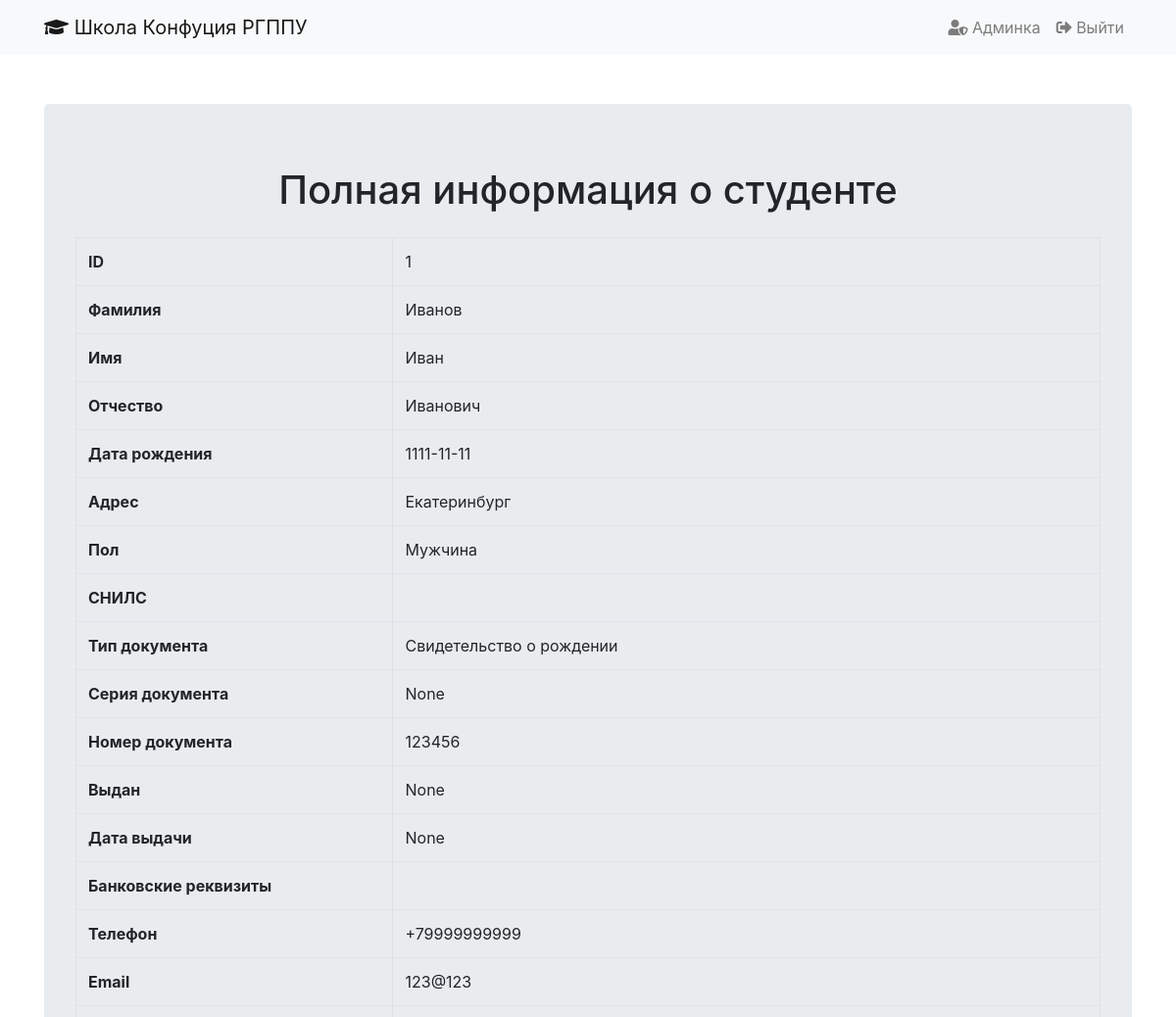
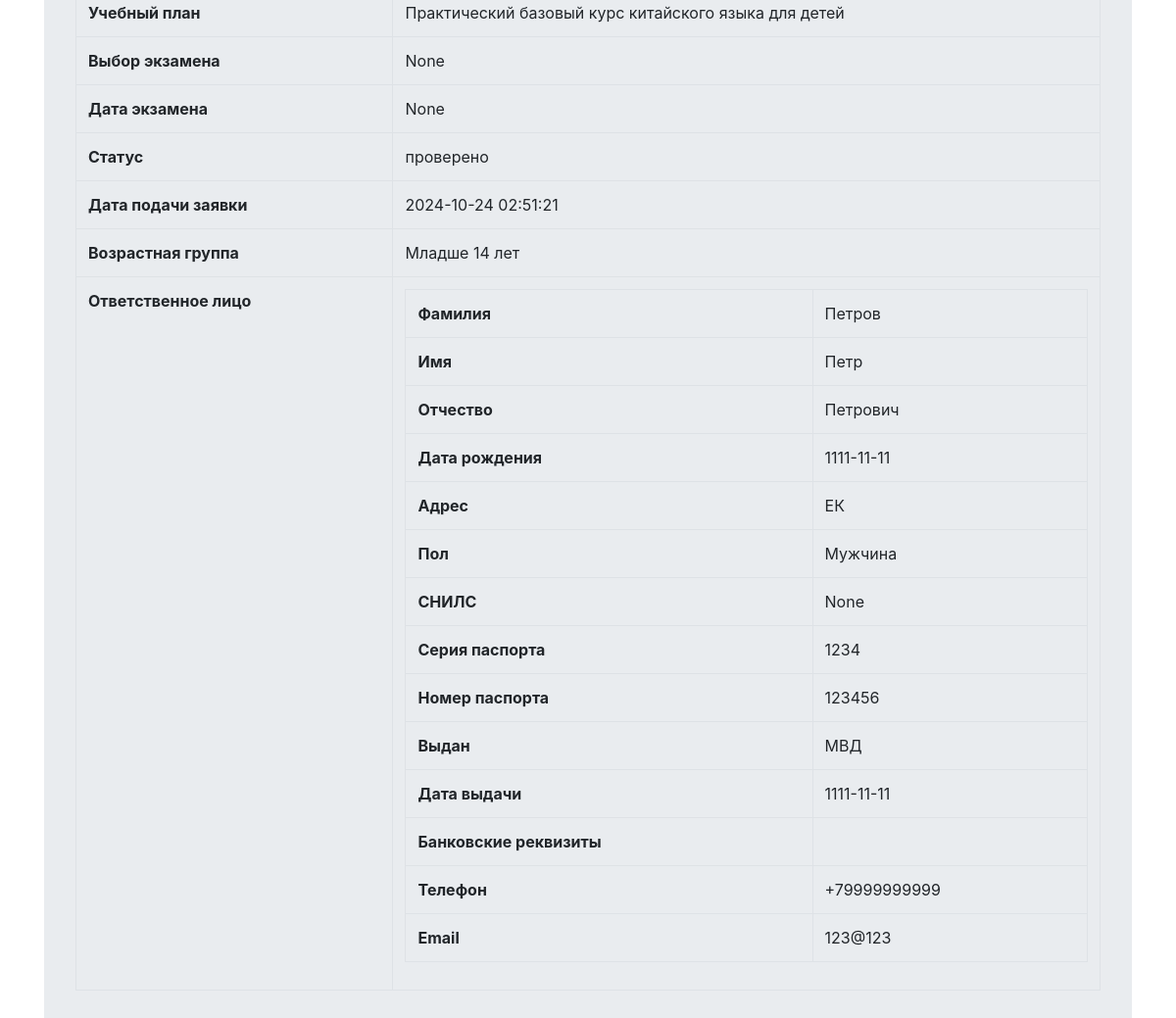
Screenshot of /moderation/students/student/1 (signed in) with the database file from the repository (2 pictures, top to bottom).
### tables this page shows
CREATE TABLE students (
            id INTEGER PRIMARY KEY AUTOINCREMENT,
            last_name TEXT NOT NULL,
            first_name TEXT NOT NULL,
            middle_name TEXT,
            birth_date TEXT NOT NULL,
            address TEXT NOT NULL,
            gender TEXT NOT NULL,
            snils TEXT,
            age_group TEXT NOT NULL,
            id_type TEXT NOT NULL,
            id_serial TEXT,
            id_number TEXT NOT NULL,
            id_issued_by TEXT,
            id_issued_date TEXT,
            bank_details TEXT,
            phone TEXT NOT NULL,
            email TEXT NOT NULL,
            study_plan TEXT NOT NULL,
            exam_selection TEXT,
            exam_date TEXT,
            status TEXT NOT NULL DEFAULT 'на проверке',
            submission_date TEXT NOT NULL
        , file_paths TEXT);

CREATE TABLE representatives (
            id INTEGER PRIMARY KEY AUTOINCREMENT,
            student_id INTEGER NOT NULL,
            last_name TEXT NOT NULL,
            first_name TEXT NOT NULL,
            middle_name TEXT,
            birth_date TEXT NOT NULL,
            address TEXT NOT NULL,
            gender TEXT NOT NULL,
            snils TEXT,
            id_serial TEXT NOT NULL,
            id_number TEXT NOT NULL,
            id_issued_by TEXT NOT NULL,
            id_issued_date TEXT NOT NULL,
            bank_details TEXT,
            phone TEXT NOT NULL,
            email TEXT NOT NULL,
            FOREIGN KEY (student_id) REFERENCES students(id)
        );

### chinaekb-forms.py (the view)
@app.route(BASE_URL + "/<path:file_path>", methods=['GET', 'POST'])
def get_file(file_path):
    return flask.send_from_directory(app.config['UPLOAD_FOLDER'], file_path)

### chinaekb-forms.py (called while the page is built, shortened)
@login_manager.user_loader
def load_user(user_id):
    return User(user_id)

@app.route(BASE_URL + "/moderation/<table_name>/student/<int:student_id>", methods=["GET", "POST"])
@login_required
def student_details(table_name, student_id):
    if request.method == 'GET':
        conn = sqlite3.connect('chinaekb.db')
        c = conn.cursor()
        c.execute(f'SELECT * FROM {table_name} WHERE id = ?', (student_id,))
        student = c.fetchone()
        representative = None
        if student and table_name == 'students':
            c.execute('SELECT * FROM representatives WHERE student_id = ?', (student_id,))
            representative = c.fetchone()
        conn.close()
        if student:
            return render_template("student_details.html", base_url=BASE_URL, student=student, representative=representative, table_name=table_name)
        else:
            return "Студент не найден", 404

### templates/student_details.html (shortened to what this page needs)
{% extends "base.html" %}
{% block content %}
<h1 class="text-center mb-4">Полная информация о студенте</h1>
{% if student[8] == 'under14' or student[8] == 'over14' %}
<table class="table table-bordered table-hover">
    <tr>
        <th>ID</th>
        <td>{{ student[0] }}</td>
    </tr>
    <tr>
        <th>Фамилия</th>
        <td>{{ student[1] }}</td>
    </tr>
    <tr>
        <th>Имя</th>
        <td>{{ student[2] }}</td>
    </tr>
    <tr>
        <th>Отчество</th>
        <td>{{ student[3] }}</td>
    </tr>
    <tr>
        <th>Дата рождения</th>
        <td>{{ student[4] }}</td>
    </tr>
    <tr>
        <th>Адрес</th>
        <td>{{ student[5] }}</td>
    </tr>
    <tr>
        <th>Пол</th>
        <td>
            {% if student[6] == 'male' %}
                {{ 'Мужчина' }}
            {% elif student[6] == 'female' %}
                {{ 'Женщина' }}
            {% endif %}
        </td>
    </tr>
    <tr>
        <th>СНИЛС</th>
        <td>{{ student[7] }}</td>
    </tr>
    <tr>
        <th>Тип документа</th>
        <td>
            {% if student[9] == 'passport' %}
                {{ 'Паспорт' }}
            {% elif student[9] == 'birth certificate' %}
                {{ 'Свидетельство о рождении' }}
            {% endif %}
        </td>
    </tr>
    <tr>
        <th>Серия документа</th>
        <td>{{ student[10] }}</td>
    </tr>
    <tr>
        <th>Номер документа</th>
        <td>{{ student[11] }}</td>
    </tr>
    <tr>
        <th>Выдан</th>
        <td>{{ student[12] }}</td>
    </tr>
    <tr>
        <th>Дата выдачи</th>
        <td>{{ student[13] }}</td>
    </tr>
    <tr>
        <th>Банковские реквизиты</th>
        <td>{{ student[14] }}</td>
    </tr>
    <tr>
        <th>Телефон</th>
        <td>{{ student[15] }}</td>
    </tr>
    <tr>
        <th>Email</th>
        <td>{{ student[16] }}</td>
    </tr>
    <tr>
        <th>Учебный план</th>
        <td>{{ student[17] }}</td>
    </tr>
    <tr>
        <th>Выбор экзамена</th>
        <td>{{ student[18] }}</td>
    </tr>
    <tr>
        <th>Дата экзамена</th>
        <td>{{ student[19] }}</td>
    </tr>
    <tr>
        <th>Статус</th>
        <td>{{ student[20] }}</td>
    </tr>
    <tr>
        <th>Дата подачи заявки</th>
        <td>{{ student[21] }}</td>
    </tr>
    {% if table_name == 'students' %}
        <tr>
            <th>Возрастная группа</th>
            <td>
            {% if student[8] == 'under14' %}
                {{ 'Младше 14 лет' }}
            {% elif student[8] == 'over14' %}
                {{ 'старше 14 лет' }}
            {% endif %}
            </td>
        </tr>
        {% if representative %}
            <tr>
                <th>Ответственное лицо</th>
                <td>
                    <table class="table table-bordered table-hover">
                        <tr>
                            <th>Фамилия</th>
                            <td>{{ representative[2] }}</td>
                        </tr>
                        <tr>
                            <th>Имя</th>
                            <td>{{ representative[3] }}</td>
                        </tr>
                        <tr>
                            <th>Отчество</th>
                            <td>{{ representative[4] }}</td>
                        </tr>
                        <tr>
                            <th>Дата рождения</th>
                            <td>{{ representative[5] }}</td>
                        </tr>
                        <tr>
                            <th>Адрес</th>
                            <td>{{ representative[6] }}</td>
                        </tr>
                        <tr>
                            <th>Пол</th>
                            <td>
                                {% if representative[7] == 'male' %}
                                    {{ 'Мужчина' }}
                                {% elif representative[7] == 'female' %}
                                    {{ 'Женщина' }}
                                {% endif %}
                            </td>
                        </tr>
                        <tr>
                            <th>СНИЛС</th>
                            <td>{{ representative[8] }}</td>
                        </tr>
                        <tr>
                            <th>Серия паспорта</th>
                            <td>{{ representative[9] }}</td>
                        </tr>
                        <tr>
                            <th>Номер паспорта</th>
                            <td>{{ representative[10] }}</td>
                        </tr>
                        <tr>
                            <th>Выдан</th>
                            <td>{{ representative[11] }}</td>
                        </tr>
                        <tr>
                            <th>Дата выдачи</th>
                            <td>{{ representative[12] }}</td>
                        </tr>
                        <tr>
                            <th>Банковские реквизиты</th>
                            <td>{{ representative[13] }}</td>
                        </tr>
                        <tr>
                            <th>Телефон</th>
                            <td>{{ representative[14] }}</td>
                        </tr>
                        <tr>
                            <th>Email</th>
                            <td>{{ representative[15] }}</td>
                        </tr>
                    </table>
                </td>
            </tr>
        {% endif %}
    {% endif %}
</table>
{% endif %}
{% endblock %}

### rows the page displays
students: id "1", last_name "Иванов", first_name "Иван", middle_name "Иванович", birth_date "1111-11-11", address "Екатеринбург", id_issued_date "None", id_number "123456", phone "+79999999999", email "123@123", study_plan "Практический базовый курс китайского языка для детей", status "проверено", submission_date "2024-10-24 02:51:21"
representatives: last_name "Петров", first_name "Петр", middle_name "Петрович", birth_date "1111-11-11", address "ЕК", id_serial "1234", id_number "123456", id_issued_by "МВД", id_issued_date "1111-11-11", phone "+79999999999", email "123@123"

### other values shown
{{ 'Мужчина' }} "Мужчина"
{{ 'Свидетельство о рождении' }} "Свидетельство о рождении"
{{ 'Младше 14 лет' }} "Младше 14 лет"
